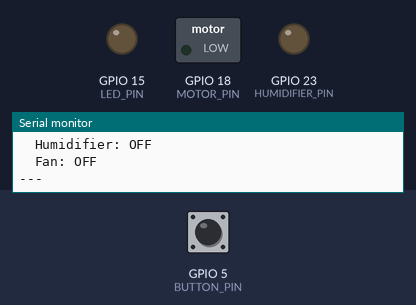
A sketch run on a simulated ESP32. On the bench: switched loads named in the sketch (green lamp = pin HIGH), output pins drawn as LEDs (lit = HIGH), the last lines printed to the serial monitor. Dashed ring = blinking. Inputs (shaded band) come from the test bench; at power-on: GPIO 5 (BUTTON_PIN) HIGH.

Above: at 2.2 s.
2.3 s: GPIO 5 (BUTTON_PIN) pulled LOW for 1 s
At 4.2 s:
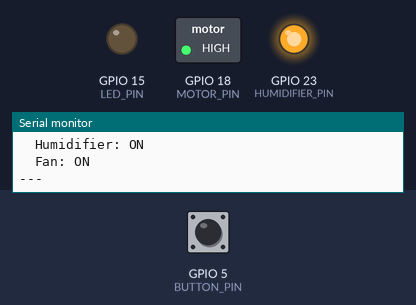
4.8 s: GPIO 5 (BUTTON_PIN) pulled LOW for 0.15 s
At 5.5 s:
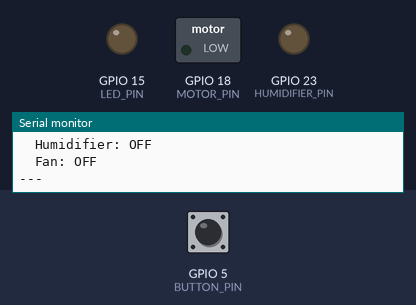
6.4 s: GPIO 5 (BUTTON_PIN) pulled LOW for 3.2 s
At 7.05 s:
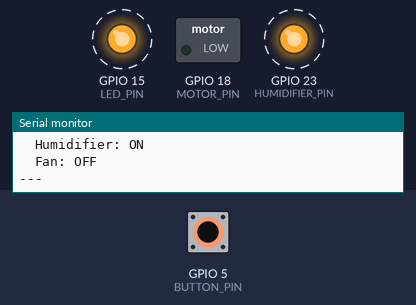
Timing chart, 0 to 11.0 s (numbered marks = the images above; inputs shaded):
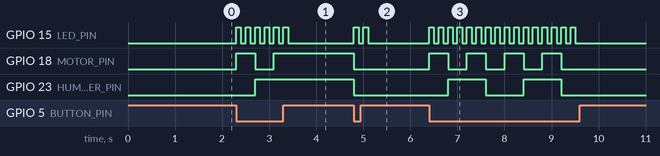

The sketch:

test_fan_humidifier.ino
```cpp
/*
 * ESP32 Fan & Humidifier Test
 * Tests the fan and humidifier with button control
 * Button cycles through states: OFF -> Fan ON -> Humidifier ON -> Both ON -> OFF
 */

// Pin Definitions (matching plantcontroller.ino)
#define HUMIDIFIER_PIN 23     // Digital output for humidifier relay (D23)
#define MOTOR_PIN 18          // PWM capable - fan control (D18)
#define LED_PIN 15            // PWM capable - status indicator
#define BUTTON_PIN 5          // Push button pin

// State variables
enum State {
  STATE_OFF,
  STATE_FAN_ON,
  STATE_HUMIDIFIER_ON,
  STATE_BOTH_ON
};

State currentState = STATE_OFF;
unsigned long lastButtonPress = 0;
const unsigned long debounceDelay = 200;  // Debounce time in ms

void setup() {
  Serial.begin(115200);
  delay(1000);

  // Initialize pins
  pinMode(HUMIDIFIER_PIN, OUTPUT);
  pinMode(MOTOR_PIN, OUTPUT);
  pinMode(LED_PIN, OUTPUT);
  pinMode(BUTTON_PIN, INPUT_PULLUP);

  // Set all actuators to LOW
  digitalWrite(HUMIDIFIER_PIN, LOW);
  digitalWrite(MOTOR_PIN, LOW);
  digitalWrite(LED_PIN, LOW);

  Serial.println("\n=== ESP32 Fan & Humidifier Test ===");
  Serial.println("Pin Configuration:");
  Serial.println("  Humidifier: Pin 23 (D23)");
  Serial.println("  Fan (Motor): Pin 18 (D18)");
  Serial.println("  LED: Pin 15");
  Serial.println("  Button: Pin 5");
  Serial.println("\nPress button to cycle through states:");
  Serial.println("  State 0: OFF");
  Serial.println("  State 1: Fan ON");
  Serial.println("  State 2: Humidifier ON");
  Serial.println("  State 3: Both ON");
  Serial.println("=====================================\n");

  printCurrentState();
}

void loop() {
  // Check if button is pressed
  if (digitalRead(BUTTON_PIN) == LOW) {
    // Debounce
    if (millis() - lastButtonPress > debounceDelay) {
      lastButtonPress = millis();

      // Cycle to next state
      currentState = (State)((currentState + 1) % 4);
      updateActuators();
      printCurrentState();

      // Visual feedback with LED
      blinkLED(2);
    }
  }
}

void updateActuators() {
  // Turn off everything first
  digitalWrite(HUMIDIFIER_PIN, LOW);
  digitalWrite(MOTOR_PIN, LOW);
  digitalWrite(LED_PIN, LOW);

  // Set devices based on state
  switch (currentState) {
    case STATE_OFF:
      digitalWrite(LED_PIN, LOW);
      break;

    case STATE_FAN_ON:
      digitalWrite(MOTOR_PIN, HIGH);
      digitalWrite(LED_PIN, HIGH);
      break;

    case STATE_HUMIDIFIER_ON:
      digitalWrite(HUMIDIFIER_PIN, HIGH);
      digitalWrite(LED_PIN, HIGH);
      break;

    case STATE_BOTH_ON:
      digitalWrite(MOTOR_PIN, HIGH);
      digitalWrite(HUMIDIFIER_PIN, HIGH);
      digitalWrite(LED_PIN, HIGH);
      break;
  }
}

void printCurrentState() {
  Serial.print("State changed to: ");
  switch (currentState) {
    case STATE_OFF:
      Serial.println("0 - OFF (All devices off)");
      Serial.println("  Humidifier: OFF");
      Serial.println("  Fan: OFF");
      break;

    case STATE_FAN_ON:
      Serial.println("1 - FAN ON");
      Serial.println("  Humidifier: OFF");
      Serial.println("  Fan: ON");
      break;

    case STATE_HUMIDIFIER_ON:
      Serial.println("2 - HUMIDIFIER ON");
      Serial.println("  Humidifier: ON");
      Serial.println("  Fan: OFF");
      break;

    case STATE_BOTH_ON:
      Serial.println("3 - BOTH ON");
      Serial.println("  Humidifier: ON");
      Serial.println("  Fan: ON");
      break;
  }
  Serial.println("---");
}

void blinkLED(int times) {
  for (int i = 0; i < times; i++) {
    digitalWrite(LED_PIN, HIGH);
    delay(100);
    digitalWrite(LED_PIN, LOW);
    delay(100);
  }
}
```

Measured:
- after the input at 2.3 s, GPIO 15 (LED_PIN): alternates HIGH for 0.10 s and LOW for 0.10 s, 12 changes in all, then stays LOW, starting at once; GPIO 18 (MOTOR_PIN): LOW → HIGH at once, → LOW 0.40 s later, → HIGH 0.40 s later; GPIO 23 (HUMIDIFIER_PIN): LOW → HIGH after 0.40 s
- after the input at 4.8 s, GPIO 15 (LED_PIN): alternates HIGH for 0.10 s and LOW for 0.10 s, 4 changes in all, then stays LOW, starting at once; GPIO 18 (MOTOR_PIN), GPIO 23 (HUMIDIFIER_PIN): HIGH → LOW at once
- after the input at 6.4 s, GPIO 15 (LED_PIN): alternates HIGH for 0.10 s and LOW for 0.10 s, 32 changes in all, then stays LOW, starting at once; GPIO 18 (MOTOR_PIN): alternates HIGH for 0.40 s and LOW for 0.40 s, 8 changes in all, then stays LOW, starting at once
